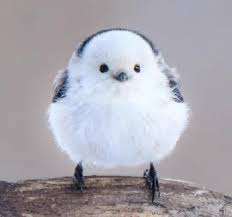
#> input picture HELLOPYTHON/day17/babsae.png, 232 x 217 px
$ python 06mycifar_test.py
#> lines starting #> are read from the running program, lines starting #| are printed output that depends on the picture
import cv2

img = cv2.imread('babsae.png', cv2.IMREAD_COLOR)
#> img is the input picture: shape (217, 232, 3); mean B, G, R 176.3, 167.9, 170.2
img_32 = cv2.resize(img, dsize=(32, 32))
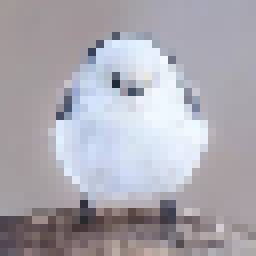
#> img_32: shape (32, 32, 3) (shown 8 times larger); mean B, G, R 176.8, 168.5, 170.7

cv2.imshow('testimage_img32', img_32)
# cv2.imshow('testimage_test', test_images[0])

img_32 = img_32.reshape((1, 32, 32, 3))

print(img_32)
#> (printed output is left out)
cv2.waitKey(0)  # 키 입력할 때까지 무한 대기, 0 이면 무한대기
cv2.destroyAllWindows()

$ run again, with HELLOPYTHON/day17/test_img.png copied over HELLOPYTHON/day17/babsae.png
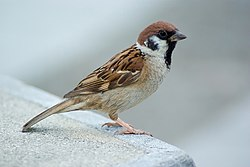
#> input picture HELLOPYTHON/day17/test_img.png, 250 x 167 px
#> img is the input picture: shape (167, 250, 3); mean B, G, R 181.1, 179.7, 170.8
#> `img_32 = cv2.resize(img, dsize=(32, 32))`:
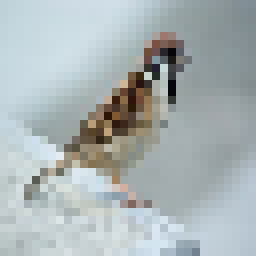
#> img_32: shape (32, 32, 3) (shown 8 times larger); mean B, G, R 180.4, 179, 170.1
#> (printed output is left out)
